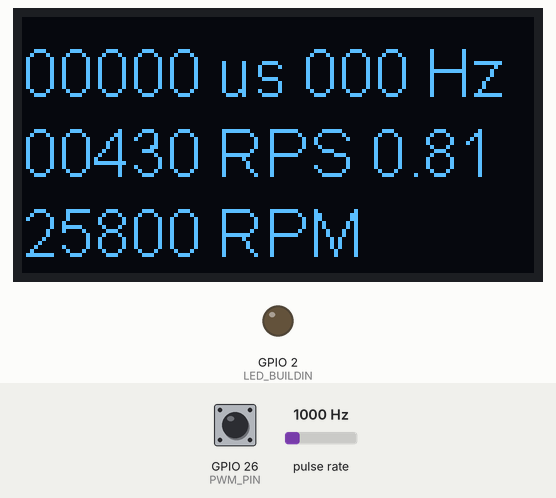
Simulated run of this program. Board: ESP32. Parts: 128×64 one-colour display, output pins drawn as LEDs (lit = HIGH). Wiring (inferred from the names in the program): pulse sensor: data GPIO 25. The test bench sets the inputs (shaded band); at power-on: pulse rate 1000 Hz, GPIO 26 (PWM_PIN) HIGH. What the program prints to the serial monitor is not drawn.

Above: at 0.85 s.
1.3 s: pulse rate (sensor on GPIO 25) set to 100 Hz
At 1.65 s:
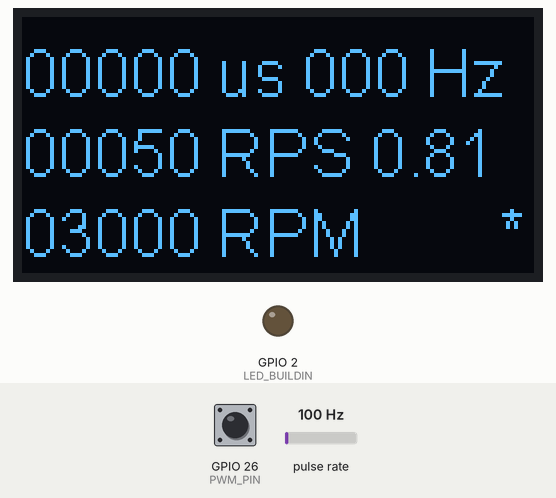
3.2 s: GPIO 26 (PWM_PIN) pulled LOW for 0.15 s
At 3.36 s:
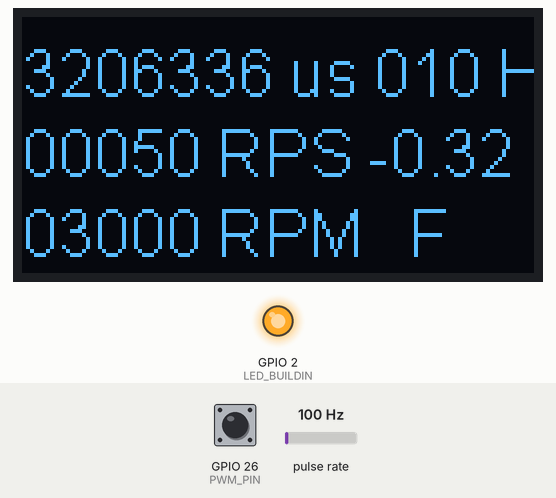
3.9 s: GPIO 26 (PWM_PIN) pulled LOW for 1 s
At 4.04 s:
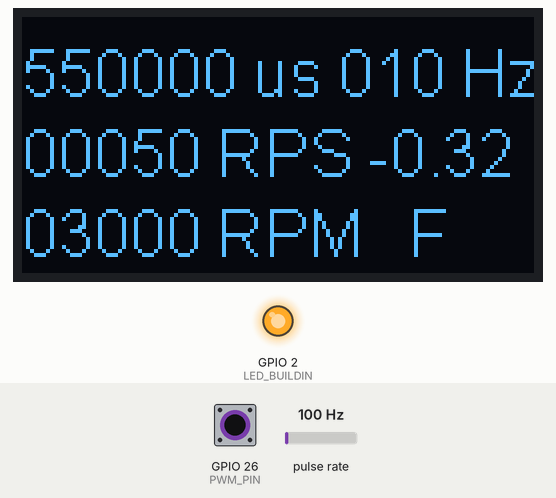
5.5 s: pulse rate (sensor on GPIO 25) set to 1250 Hz
At 5.75 s:
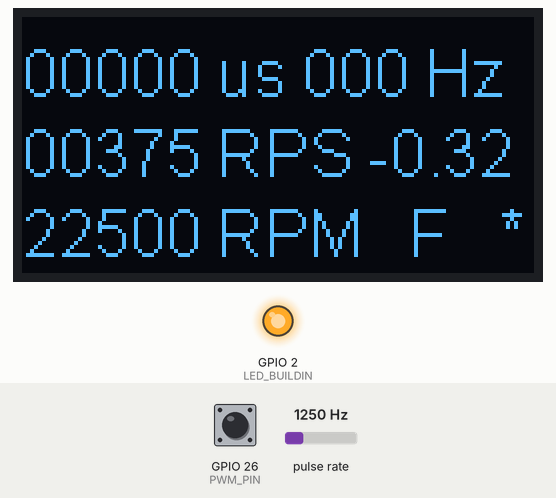
7.2 s: pulse rate (sensor on GPIO 25) set to 3750 Hz
At 12.25 s:
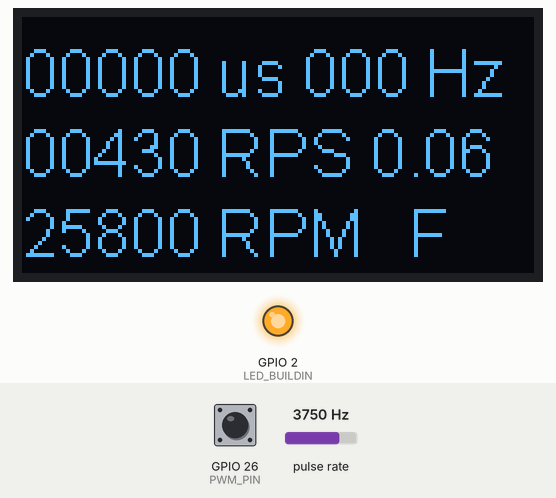
Timing chart, 0 to 13.8 s (numbered marks = the images above; inputs shaded):
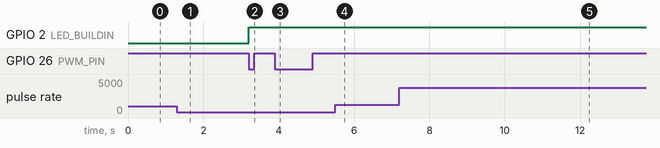

The program:

main.cpp
```cpp
// (licence header left out)
 /**
  * A firmware to Propulsion Failure Detection of Unmanned Aerial Vehicles.
  *
  * @author: Omar Achraf
  * @version: 10/jully/2023 11H01
  */

#include <Arduino.h>
#include <freertos/FreeRTOS.h>
#include <freertos/task.h>
#include <stdio.h>
#include <vector>

#include <RingBuffer.h>
#include <CriticalSection.h>
#include <Correlation.h>
#include <Chronometer.h>

#include "SSD1306Wire.h"


const int IR_PIN = 25; // GPIO25 = D25
const int PWM_PIN = 26; // GPIO26 = D26
const int LED_BUILDIN = 2;
const int NUM_BLADES = 2; // Number of propeller blades
const int NUM_SAMPLE_PER_SEC = 10; // Number of Samples per second. Must be power of 10
const int SEC_SAMPLES = 3; // Number of seconds for sampling
const int SAMPLES_BUFFER_SIZE = NUM_SAMPLE_PER_SEC * SEC_SAMPLES;

volatile unsigned long pulseWidthPWMIRAM = 0;
volatile unsigned long pulseWidthPWM = 0;
volatile unsigned long counterPWM = 0;
volatile unsigned long counterIR = 0;

volatile unsigned long frequencyPWM = 0;
volatile unsigned long frequencyIR = 0;

volatile unsigned long counterTimer = 0;

volatile float rho = 1.0f;
volatile bool isFailure = false;

int lastMillis = 0;
char strBuf[50];


TaskHandle_t taskPWMHandler = NULL; // Read PWM signal and transform to pulse width
TaskHandle_t taskIRHandler = NULL; // Read pulses from Infra Read sensor
TaskHandle_t taskTimerHandler = NULL; // Transform values and correlate PWM x IR Frequency
TaskHandle_t taskFailureHandler = NULL; // Observer for failure flag and signal Fail
TaskHandle_t taskDisplayHandler = NULL; // Display for debugging

// Protótipos
void taskPWM(void *parameter);
void taskIR(void *parameter);
void taskTimer(void *parameter);
void taskFailure(void *parameter);
void taskDisplay(void *parameter);

// Timer interrup handler
hw_timer_t *timer = NULL;

// Initialize the OLED display
// SDA -> D21
// SCL -> D22
SSD1306Wire Display(0x3c, 21, 22);

CriticalSection CS;

RingBuffer<unsigned long, SAMPLES_BUFFER_SIZE> bufferPWM(0L, true); // create buffer ring fullfilled
RingBuffer<unsigned long, SAMPLES_BUFFER_SIZE> bufferRPS(0L, true); // create buffer ring fullfilled

std::vector<unsigned long> valuesPWM(SAMPLES_BUFFER_SIZE);
std::vector<unsigned long> valuesRPS(SAMPLES_BUFFER_SIZE);

Correlation<unsigned long, SAMPLES_BUFFER_SIZE> correlations;

Chronometer chronoPWM("PWM");
Chronometer chronoIR("IR");
Chronometer chronoTimer("TMR");
Chronometer chronoFailure("FAIL");
Chronometer chronoDisplay("DISP");

void displayMessage();
void flagFailure(bool isOn);

void IRAM_ATTR PWMInterrupt() {
    chronoPWM.printTimestamp("T0", false);

    vTaskResume(taskPWMHandler);

    chronoPWM.printTimestamp("T4", false);
}

void IRAM_ATTR IRInterrupt() {
    chronoIR.printTimestamp("T0", false);

    vTaskResume(taskIRHandler);

    chronoIR.printTimestamp("T4", false);
}

void IRAM_ATTR onTimer() {
    chronoTimer.printTimestamp("T0", false);

    vTaskResume(taskTimerHandler);

    chronoTimer.printTimestamp("T4", false);
}

void flagFailure(bool isOn) {
    digitalWrite(LED_BUILDIN, isOn? HIGH : LOW);
}

void taskPWM(void *parameter) {
    static unsigned long startTime = 0;
    static unsigned long endTime = 0;

    chronoPWM.printTimestamp("T1");

    while (true) {
        chronoPWM.printTimestamp("T2");

        vTaskSuspend(NULL);

        chronoPWM.printTimestamp("T3");


        if (digitalRead(PWM_PIN) == HIGH) {
            startTime = micros();
            //Serial.print("+");
        } else {
            endTime = micros();
            //Serial.print("-");

            CS.enter();

            pulseWidthPWMIRAM = endTime - startTime;
            counterPWM++;
            //Serial.print(".");

            CS.exit();
        }
    }
}

void taskIR(void *parameter) {
    chronoIR.printTimestamp("T1");

    while (true) {
        chronoIR.printTimestamp("T2");

        vTaskSuspend(NULL);

        chronoIR.printTimestamp("T3");

        CS.enter();

        //Serial.print(".");

        counterIR++;

        CS.exit();
    }
}

void taskTimer(void *parameter) {
    chronoTimer.printTimestamp("T1");

    while (true) {
        chronoTimer.printTimestamp("T2");

        vTaskSuspend(NULL);

        chronoTimer.printTimestamp("T3");

        CS.enter();

        // copy values to thread save variables
        frequencyPWM = counterPWM * NUM_SAMPLE_PER_SEC;
        frequencyIR = counterIR * NUM_SAMPLE_PER_SEC;
        pulseWidthPWM = pulseWidthPWMIRAM * (frequencyPWM > 0? 1 : 0);

        // Insert in buffer lists
        bufferPWM.get(); // free a slot
        bufferRPS.get(); // free a slot

        bufferPWM.put(pulseWidthPWM);
        bufferRPS.put(frequencyIR);

        // reset frequency counters
        counterPWM = 0;
        counterIR = 0;

        // samples collected, determine rho
        if (counterTimer % SAMPLES_BUFFER_SIZE == 0) {
            // copy ring buffers to linear buffers
            bufferPWM.copyTo(valuesPWM);
            bufferRPS.copyTo(valuesRPS);

            rho = correlations.spearman(valuesPWM, valuesRPS);
            //rho = correlations.pearson(valuesPWM, valuesRPS);

            if (std::abs(rho) < 0.75f) {
                isFailure = true;
            } else {
                isFailure = false;
            }
        }

        CS.exit();

        counterTimer++;
    }
}

void taskFailure(void *parameter) {
    chronoFailure.printTimestamp("T1");

    while (true) {
        chronoFailure.printTimestamp("T2");

        vTaskDelay(pdMS_TO_TICKS(100));

        chronoFailure.printTimestamp("T3");

        if (isFailure) {
            flagFailure(true);
        } else {
            flagFailure(false);
        }
    }
}

void taskDisplay(void *parameter) {
    chronoDisplay.printTimestamp("T1");

    while (true) {
        chronoDisplay.printTimestamp("T2");

        vTaskDelay(pdMS_TO_TICKS(100));

        chronoDisplay.printTimestamp("T3");

        displayMessage();
    }
}

void setup() {
    // Hardware setup

    Chronometer::setPrintOn(false);

    Serial.begin(921600);
    Serial.println("\nESP32 Begin ------------------------------");

    Display.init();
    Display.flipScreenVertically();

    pinMode(LED_BUILDIN, OUTPUT);
    pinMode(IR_PIN, INPUT_PULLUP);
    pinMode(PWM_PIN, INPUT_PULLUP);

    flagFailure(false);

    // Task creation

    UBaseType_t priority = 2;
    xTaskCreatePinnedToCore(taskPWM,     "PWM Task",     4096, NULL, priority + 0, &taskPWMHandler,     1);
    xTaskCreatePinnedToCore(taskIR,      "IR Task",      4096, NULL, priority + 0, &taskIRHandler,      1);
    xTaskCreatePinnedToCore(taskTimer,   "Timer Task",   4096, NULL, priority + 0, &taskTimerHandler,   1);
    xTaskCreatePinnedToCore(taskFailure, "Failure Task", 4096, NULL, priority + 0, &taskFailureHandler, 1);
    xTaskCreatePinnedToCore(taskDisplay, "Display Task", 4096, NULL, priority + 0, &taskDisplayHandler, 1);

    // Interrupt creation

    attachInterrupt(digitalPinToInterrupt(PWM_PIN), PWMInterrupt, CHANGE);
    attachInterrupt(digitalPinToInterrupt(IR_PIN), IRInterrupt, RISING);

    timer = timerBegin(0, 80, true); // timer 0, prescaler, counter up
    timerAlarmWrite(timer, 1000000 / NUM_SAMPLE_PER_SEC, true); // after this number of time the interrupt isr is called and counter reseted
    timerAttachInterrupt(timer, &onTimer, true); // attach interrupt handler, edge true
    timerAlarmEnable(timer); // enable if

    lastMillis = millis();

    interrupts();
}

void loop() {
    //if (millis() - lastMillis > 1000) {
    //    displayMessage();
    //    lastMillis = millis();
    //}
}

void displayMessage() {
    static bool heart = false;

    CS.enter();

    unsigned long pwm = pulseWidthPWM;
    unsigned long freqPWM = frequencyPWM;
    unsigned long RPS = frequencyIR / NUM_BLADES; // revolutions per second
    float r = rho;

    CS.exit();

    unsigned long RPM = 60 * RPS;

    char failChar = ' ';

    if (isFailure) {
        failChar = 'F';
    }

    Display.clear();
    Display.setTextAlignment(TEXT_ALIGN_LEFT);
    Display.setFont(ArialMT_Plain_16);

    sprintf(strBuf, "%05d us %03d Hz", pwm, freqPWM);
    Display.drawString(0, 5, String(strBuf));

    sprintf(strBuf, "%05d RPS %0.2f", RPS, r);
    Display.drawString(0, 25, String(strBuf));

    sprintf(strBuf, "%05d RPM   %c", RPM, failChar);
    Display.drawString(0, 45, String(strBuf));

    sprintf(strBuf, "%c", heart? '*' : ' ');
    Display.drawString(120, 45, String(strBuf));

    Display.display();

    //Serial.printf("%05d PWM us  %03d PWM Hz  %05d RPS   %ld counter\n", pwm, freqPWM, RPS, counterTimer);

    // Print PWM and RPS values
    if (false && isFailure) {
        Serial.printf("\nrho: %3.2f\n", r);

        Serial.printf("PWM: ");
        for (const unsigned long value : valuesPWM) {
            Serial.printf("%00000ld, ", value);
        }
        Serial.println();

        Serial.printf("RPS: ");
        for (const unsigned long value : valuesRPS) {
            Serial.printf("%00000ld, ", value);
        }
        Serial.println();
    }

    heart = !heart;
}
```

Chronometer.h
```cpp
// (licence header left out)
 /**
  * Class for nano seconds Chronometer component.
  *
  * @author: Omar Achraf
  * @version: 12/september/2023 18H23
  */


#ifndef CHRONOMETER_H

#include <iostream>
#include "freertos/FreeRTOS.h"


#define CHRONOMETER_H

class Chronometer {
private:
    static volatile bool printOn;
    std::string text;
    char buffer[50];
    int count;

public:
    std::string label;
    uint64_t startTime;
    uint64_t stopTime;

    Chronometer(std::string label) : buffer(""), count(1), label(label), startTime(0), stopTime(0) {
    }

    __attribute__((always_inline)) void start() {
        startTime = esp_timer_get_time();
    }

    __attribute__((always_inline)) void stop() {
        stopTime = esp_timer_get_time();
    }

    __attribute__((always_inline)) uint64_t elapsedTime() {
        return stopTime - startTime;
    }

    __attribute__((always_inline)) uint64_t timestamp() {
        return esp_timer_get_time();
    }

    __attribute__((always_inline)) static void setPrintOn(bool isOn) {
        Chronometer::printOn = isOn;
    }

    __attribute__((always_inline)) void printTimestamp(std::string mark, bool isPrintNow = true) {
        if (Chronometer::printOn == false) {
            return;
        }

        std::sprintf(buffer, "%s;%s;%ld\n", label.c_str(), mark.c_str(), esp_timer_get_time());
        std::string message(buffer);
        text += message;

        if (isPrintNow && count%10 == 0) {
            Serial.printf("%s", text.c_str());
            text = "";
        }

        count++;
    }
};

bool volatile Chronometer::printOn = true;


#endif 
```

Correlation.h
```cpp
// (licence header left out)
/**
 * Class for Correlation calculations.
 *
 * @author: Omar Achraf
 * @version: 10/jully/2023 11H01
 */

#ifndef CORRELATION_SECTION_H

#include <algorithm>
#include <iterator>
#include <vector>

#define CORRELATION_SECTION_H

template <typename T, int SIZE>
class Correlation {
private:
    std::vector<int> rank(const std::vector<T> &values) {
        std::vector<int> result;

        std::vector<T> sorted_values = values;
        std::sort(sorted_values.begin(), sorted_values.end());

        for (const T &value : values) {
            auto it = std::find(sorted_values.begin(), sorted_values.end(), value);
            if (it != sorted_values.end()) {
                int r = std::distance(sorted_values.begin(), it) + 1;
                result.push_back(r);
            }
        }

        return result;
    }

public:
    float pearson(const std::vector<T> &valuesX, const std::vector<T> &valuesY) {
        unsigned long sumX = 0, sumY = 0;
        double averageX, averageY;
        double xi_avgxi, yi_avgyi;
        double sumNumerator = 0.0, sumDenominatorX = 0.0, sumDenominatorY = 0.0;
        double denominator;
        float rho;

        for (int i = 0; i < SIZE; i++)  {
            sumX += valuesX[i];
            sumY += valuesY[i];
        }
        averageX = sumX / (double)SIZE;
        averageY = sumY / (double)SIZE;

        for (int i = 0; i < SIZE; i++)  {
            xi_avgxi = valuesX[i] - averageX;
            yi_avgyi = valuesY[i] - averageY;

            yi_avgyi = valuesY[i] - averageY;
            sumNumerator += xi_avgxi * yi_avgyi;

            sumDenominatorX += xi_avgxi * xi_avgxi;
            sumDenominatorY += yi_avgyi * yi_avgyi;

            denominator = std::sqrt(sumDenominatorX * sumDenominatorY);
        }

        if (denominator == 0.0) {
            rho = 1.0f;
        } else {
            rho = (float)sumNumerator / denominator;
        }

        return rho;
    }

    float spearman(const std::vector<T> &valuesX, const std::vector<T> &valuesY) {
        std::vector<int> ranksX = rank(valuesX);
        std::vector<int> ranksY = rank(valuesY);

        unsigned long Sq2;
        unsigned long sumSq2 = 0;
        unsigned long num, den;
        float rho;

        for (int i = 0; i < SIZE; i++)  {
            Sq2 = ranksX[i] - ranksY[i];
            sumSq2 += Sq2 * Sq2;
        }

        num = 6 * sumSq2;
        den = SIZE * (SIZE * SIZE - 1);
        rho = 1.0f - (num / (float) den);

        //printVector("PWM", valuesX);
        //printVector("RPS", valuesY);
        //Serial.printf("sumSq2: %ld num: %ld den: %ld rho: %f\n\n", sumSq2, num, den, rho);

        return rho;
    }

    void printVector(std::string name, const std::vector<T> &values) {
        Serial.printf("%s: ", name.c_str());
        for (const unsigned long value : values) {
            Serial.printf("%00000ld, ", value);
        }
        Serial.println();
    }
};

#endif 
```

CriticalSection.h
```cpp
// (licence header left out)
 /**
  * Class for crititical section control.
  *
  * @author: Omar Achraf
  * @version: 10/jully/2023 11H01
  */


#ifndef CRITICAL_SECTION_H

#include "freertos/FreeRTOS.h"
#include "freertos/semphr.h"

#define CRITICAL_SECTION_H

class CriticalSection {
private:
    //static volatile int sectionInUse;
    SemaphoreHandle_t mutex;

public:
    CriticalSection() {
        //CriticalSection::sectionInUse = 0;
        mutex = xSemaphoreCreateMutex();
    }

    __attribute__((always_inline)) void enter() {
        //while (CriticalSection::sectionInUse > 0) {
        //    // Do nothing
        //}
        //sectionInUse++;
        xSemaphoreTake(mutex, portMAX_DELAY);
    }

    __attribute__((always_inline)) void exit() {
        //CriticalSection::sectionInUse--;
        xSemaphoreGive(mutex);
    }
};

//int volatile CriticalSection::sectionInUse = 0;

#endif 
```

RingBuffer.h
```cpp
// (licence header left out)
 /**
  * Class Ring Buffer data structure.
  *
  * @author: Omar Achraf
  * @version: 10/jully/2023 11H01
  */


#ifndef RINGBUFFER_H

#define RINGBUFFER_H

template <typename T, int SIZE>
class RingBuffer
{
    volatile T buffer[SIZE];
    volatile int writepos;
    volatile int readpos;

public:
    RingBuffer(T value, const bool isFilled = false) : writepos(0), readpos(0) {
        if (isFilled) {
            for (int i = 0; i < SIZE; i++) {
                put(value);
            }
        }
    }

    __attribute__((always_inline)) void put(T c) {
        buffer[writepos] = c;
        writepos = ++writepos % SIZE;
    }

    __attribute__((always_inline)) T get() {
        T ret = buffer[readpos];
        readpos = ++readpos % SIZE;
        return ret;
    }

    __attribute__((always_inline)) T peek(int i) {
        T ret = buffer[i % SIZE];
        return ret;
    }

    __attribute__((always_inline)) bool isEmpty() {
        return readpos == writepos;
    }

    __attribute__((always_inline)) T getLength() {
        return (T)(writepos - readpos) % SIZE;
    }

    __attribute__((always_inline)) void clear() {
        readpos = 0;
        writepos = 0;
    }

    __attribute__((always_inline)) void copyTo(std::vector<T>& valuesOutBuffer) {
        int rp = readpos; // thread safe
        for (int i = 0; i < SIZE; i++) {
            valuesOutBuffer[i] = buffer[(rp + i) % SIZE];
        }
    }
};

#endif
```
